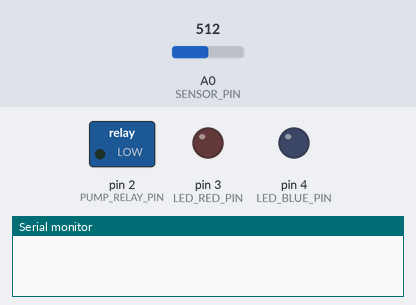
The sketch below on a simulated Arduino Mega 2560, built for the host (arithmetic inside an expression is 32-bit, double 64-bit). Parts: switched loads named in the sketch (green lamp = pin HIGH), output pins drawn as LEDs (lit = HIGH), the last lines printed to the serial monitor. Dashed ring = blinking. The test bench sets the inputs (shaded band); at power-on: A0 (SENSOR_PIN) = 512.

Above: at 0.0 s.
At 1.7 s:
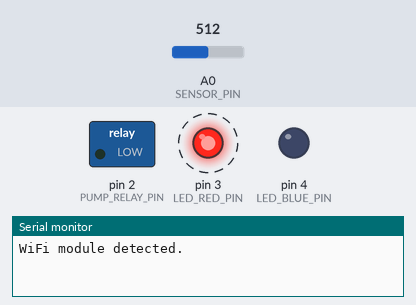
1.8 s: A0 (SENSOR_PIN) set to 716
At 5.6 s:
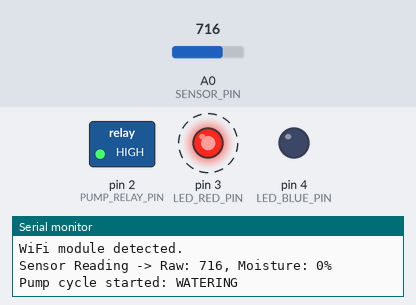
Timing chart, 0 to 15.1 s (numbered marks = the images above; inputs shaded):
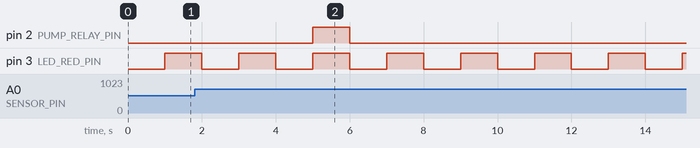

Measured:
- after the input at 1.8 s, pin 2 (PUMP_RELAY_PIN): LOW → HIGH after 3.2 s, → LOW 1.0 s later
- by itself, pin 3 (LED_RED_PIN): alternates HIGH for 1.0 s and LOW for 1.0 s

The sketch:

6_Run_WaterPump_with_Millis.ino
```cpp
/********************************************************************************
 * File: 6_Run_WaterPump_with_Millis.ino
 *
 * Description:
 * This sketch represents the complete, non-blocking IoT code for a fully
 * automated plant watering system. It builds upon the responsive foundation of
 * the 'v2' sketch and integrates the final component: the water pump.
 *
 * The core of this sketch is the non-blocking, millis()-based state machine
 * that controls the water pump. This allows the system to run a complete
 * watering and soaking cycle without ever using a delay() function, ensuring
 * the main loop remains responsive at all times.
 *
 * Key Features:
 * 1. Automated Pump Control: Implements a state machine with IDLE, WATERING,
 *    and SOAKING states to manage the pump cycle.
 * 2. Hysteresis Logic: Uses a lower and upper moisture threshold to prevent
 *    the pump from rapidly turning on and off ("chattering"). The pump only
 *    activates when the soil is sufficiently dry.
 * 3. Fully Non-Blocking: All tasks—sensor reading, ThingSpeak uploads, LED
 *    status, and pump control—are managed with millis(), allowing for
 *    concurrent operation.
 * 4. Configurable Timings: Pump 'on time', 'soak time', and hysteresis
 *    thresholds are defined as constants for easy tuning.
 ********************************************************************************/

// --- Libraries ---
#include "ThingSpeak.h"
#include "WiFiEsp.h"

// --- Hardware Pin Definitions ---
#define SENSOR_PIN A0
#define PUMP_RELAY_PIN  2
#define LED_RED_PIN     3
#define LED_BLUE_PIN    4

// --- Sensor Calibration ---
// Replace these with the values you found in the calibration step
const int DRY_VALUE = 680; // Raw ADC value for 0% moisture (in air)
const int WET_VALUE = 250; // Raw ADC value for 100% moisture (in water)

// --- Wi-Fi & ThingSpeak Configuration ---
#define ESP_BAUDRATE 115200
#define SERIAL_MON_BAUDRATE 115200
char ssid[] = "YOUR_SSID";     // Your network SSID (name)
char pass[] = "YOUR_PASSWORD"; // Your network password

const unsigned long myChannelNumber = 123456;        // Your ThingSpeak channel number
const char *myWriteAPIKey = "channel_write_apikey";  // Your ThingSpeak Write API Key
const unsigned int moistureFieldNumber = 1;          // Field number for moisture data

// --- Global Variables ---
WiFiEspClient thingspeakClient;
int currentMoisturePercent = 100; // Holds the latest sensor reading
                                  // initialize to 100% to avoid unintended water pump action on power up.
bool isWifiModuleOK = false;      // Flag to track if the ESP8266 is responding

// --- Timing Control (Non-Blocking) ---
// Used to track time for various tasks without using delay()
unsigned long previousSensorReadMillis = 0;
unsigned long previousThingSpeakUploadMillis = 0;
unsigned long previousLedBlinkyMillis = 0;

// Set the intervals for how often tasks should run (in milliseconds)
const long sensorReadInterval = 5000;       // Read sensor every 5 seconds
const long thingSpeakUploadInterval = 60000; // Upload to ThingSpeak every 60 seconds
const long ledBlinkyInterval = 1000;  //led blinks in 1 second, with "red led => no wifi", "blue led => good wifi"

// Pump turn-on time and soak time - need tuning for your own case
const unsigned int pumpOnTime = 1000; // Pump ON time in milliseconds (1 second)
const unsigned int pumpSoakTime = 20000; // Soak time in milliseconds (20 seconds)
// Hysteresis upper and lower moisture threshold values - also need tuning for your own case
const unsigned int upperMoistureThreshold = 35; // Upper threshold in %
const unsigned int lowerMoistureThreshold = 30; // Lower threshold in %

// --- Function Prototypes ---
void connectWiFi();
void readMoisture();
void uploadToThingSpeak();
void controlWaterPump();
void ledBlinky();

// --- Add these new global variables ---
enum PumpState { IDLE, WATERING, SOAKING };
PumpState currentPumpState = IDLE;
unsigned long pumpStateChangeMillis = 0; // Tracks time for the current state

// --- The new function to START the cycle ---
void startWaterPumpCycle();
// --- The function that MANAGES the cycle (called from the main loop) ---
void manageWaterPumpCycle(unsigned int onTime, unsigned int soakTime);

// ==============================================================================
// SETUP: Runs once when the Arduino starts up
// ==============================================================================
void setup() {
  Serial.begin(SERIAL_MON_BAUDRATE);
  Serial1.begin(ESP_BAUDRATE); // Initialize Serial1 for ESP8266 modem
  delay(500); //a short delay to let Serial port settle

  pinMode(PUMP_RELAY_PIN, OUTPUT);
  pinMode(LED_RED_PIN, OUTPUT);
  pinMode(LED_BLUE_PIN, OUTPUT);
  digitalWrite(PUMP_RELAY_PIN, LOW); // Ensure pump is OFF by default
  digitalWrite(LED_RED_PIN, LOW); //turn off RED and BLUE LEDs to start with
  digitalWrite(LED_BLUE_PIN, LOW);

  WiFi.init(&Serial1);

  // Check if the WiFi module is responding.
  if (WiFi.status() == WL_NO_SHIELD) {
    Serial.println("******************************************************");
    Serial.println("ERROR: ESP8266 WiFi module not detected or not responding.");
    Serial.println(" - Check wiring between Mega and ESP8266.");
    Serial.println(" - Ensure ESP8266 has sufficient power.");
    Serial.println(" - The program will continue to run without WiFi.");
    Serial.println("******************************************************");
    isWifiModuleOK = false; // Set flag to prevent further WiFi attempts
  } else {
    Serial.println("WiFi module detected.");
    isWifiModuleOK = true; // WiFi module is OK
  }

  ThingSpeak.begin(thingspeakClient); // Initialize ThingSpeak client
}

// ==============================================================================
// LOOP: Runs continuously and is kept non-blocking
// ==============================================================================
void loop() {
  // Get the current time at the start of the loop
  unsigned long currentMillis = millis();

  // Task 1: Read the moisture sensor at its specified interval
  if (currentMillis - previousSensorReadMillis >= sensorReadInterval) {
    previousSensorReadMillis = currentMillis; // Save the time of this reading
    readMoisture();
  }

  // Task 2: Attempt to upload data to ThingSpeak at its specified interval
  if (currentMillis - previousThingSpeakUploadMillis >= thingSpeakUploadInterval) {
    previousThingSpeakUploadMillis = currentMillis; // Save the time of this attempt

    // Only proceed if the WiFi module was detected at startup
    if (isWifiModuleOK) {
      // If not connected, try to connect now.
      if (WiFi.status() != WL_CONNECTED) {
        connectWiFi();
      }

      // After the connection attempt, check again before uploading.
      if (WiFi.status() == WL_CONNECTED) {
        uploadToThingSpeak();
      }
    }
  }

  // Task 3: Control the water pump (runs on every loop)
  controlWaterPump();

  // Task 4: Blink the LED to give a visual signal
  if(currentMillis - previousLedBlinkyMillis >= ledBlinkyInterval){
    previousLedBlinkyMillis = currentMillis;
    ledBlinky();
  }
}

// ==============================================================================
// --- Helper Functions ---
// ==============================================================================

/**
 * @brief Attempts to connect to the Wi-Fi network.
 * NOTE: WiFi.begin() is a BLOCKING call and can take several seconds to
 * execute. During this time, the main loop will be paused.
 */
void connectWiFi() {
  Serial.println("Attempting to connect to WiFi (this may block for a few seconds)...");
  WiFi.begin(ssid, pass);
}

/**
 * @brief Reads the moisture sensor and updates the global variable.
 */
void readMoisture() {
  int rawValue = analogRead(SENSOR_PIN);

  // Map the raw value to a percentage
  currentMoisturePercent = map(rawValue, DRY_VALUE, WET_VALUE, 0, 100);

  // Constrain the value to the 0-100 range to prevent invalid readings
  currentMoisturePercent = constrain(currentMoisturePercent, 0, 100);

  Serial.print("Sensor Reading -> Raw: ");
  Serial.print(rawValue);
  Serial.print(", Moisture: ");
  Serial.print(currentMoisturePercent);
  Serial.println("%");
}

/**
 * @brief Uploads the current moisture percentage to ThingSpeak.
 */
void uploadToThingSpeak() {
  Serial.println("Uploading data to ThingSpeak...");
  ThingSpeak.setField(moistureFieldNumber, currentMoisturePercent);

  int httpCode = ThingSpeak.writeFields(myChannelNumber, myWriteAPIKey);

  if (httpCode == 200) {
    Serial.println("ThingSpeak upload successful.");
  } else {
    Serial.println("Problem uploading to ThingSpeak. HTTP error code " + String(httpCode));
  }
}

/**
 * @brief Placeholder function for water pump control logic.
 */
void controlWaterPump() {
  // This is where you would add the logic to control the pump.
  if(currentMoisturePercent < lowerMoistureThreshold){
    //Serial.println("Moisture below lower threshold. Starting watering cycle.");
    startWaterPumpCycle();
  } else if(currentMoisturePercent > upperMoistureThreshold){
    //Serial.println("Moisture above upper threshold. Too much water, need intervention.");
  } else {
    // do nothing, within hysteresis band
  }

  // Manage the pump state on every single loop iteration
  // The function will handle the timing and state changes internally.
  // Use 1000ms for watering and 20000ms (30s) for soaking.
  manageWaterPumpCycle(pumpOnTime, pumpSoakTime);
}

/**
 * @brief Blinks the LED to indicate WiFi status.
 * Red LED indicates no WiFi connection. Blue LED indicates good WiFi connection.
 */
void ledBlinky() {
  if(isWifiModuleOK && WiFi.status() == WL_CONNECTED){
    // Blink Blue LED
    digitalWrite(LED_RED_PIN, LOW); // Ensure RED is OFF
    digitalWrite(LED_BLUE_PIN, !digitalRead(LED_BLUE_PIN)); // Toggle BLUE LED
  } else {
    // Blink Red LED
    digitalWrite(LED_BLUE_PIN, LOW); // Ensure BLUE is OFF
    digitalWrite(LED_RED_PIN, !digitalRead(LED_RED_PIN)); // Toggle RED LED
  }
}

// --- The new function to START the cycle ---
void startWaterPumpCycle() {
  // Only start a new cycle if the pump is currently idle
  if (currentPumpState == IDLE) {
    currentPumpState = WATERING;
    pumpStateChangeMillis = millis(); // Record the time we started watering
    digitalWrite(PUMP_RELAY_PIN, HIGH);
    Serial.println("Pump cycle started: WATERING");
  }
}

/**
 * @brief Manages the water pump cycle using a state machine.
 * @param onTime Duration for which the pump should be ON (in milliseconds).
 * @param soakTime Duration for which the soil should soak after watering (in milliseconds).
 */
void manageWaterPumpCycle(unsigned int onTime, unsigned int soakTime) {
  // This function is a state machine. It does nothing unless a state is active.

  // State 1: The pump is currently WATERING
  if (currentPumpState == WATERING) {
    // Check if the 'onTime' has elapsed
    if (millis() - pumpStateChangeMillis >= onTime) {
      // Time to switch to the SOAKING state
      currentPumpState = SOAKING;
      pumpStateChangeMillis = millis(); // Record the time we started soaking
      digitalWrite(PUMP_RELAY_PIN, LOW);
      Serial.println("Watering finished. Now SOAKING.");
    }
  }  // State 2: The soil is currently SOAKING
  else if (currentPumpState == SOAKING) {
    // Check if the 'soakTime' has elapsed
    if (millis() - pumpStateChangeMillis >= soakTime) {
      // The cycle is complete, return to IDLE
      currentPumpState = IDLE;
      Serial.println("Soak time complete. Pump cycle finished.");
    }
  }
}
```
